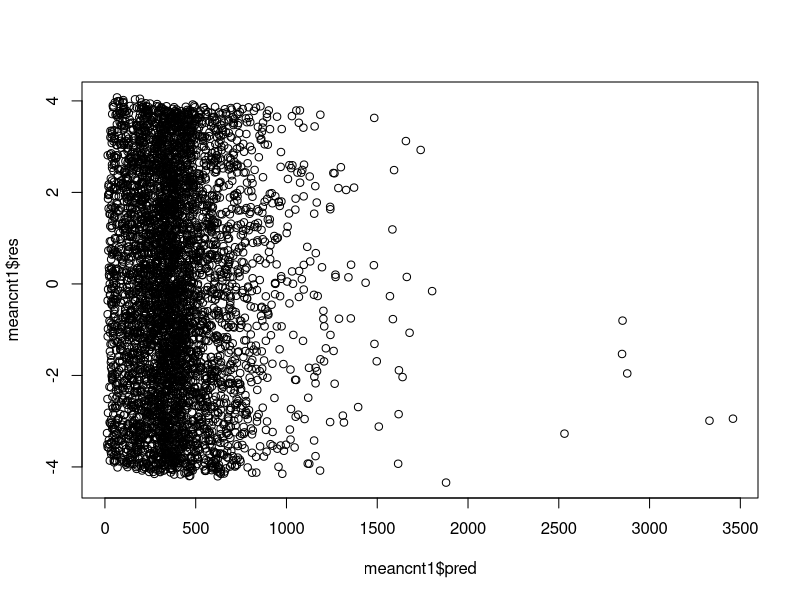

This chart was generated by the following R code:

setwd("E:\\HHges - Mkt Anyts\\BITS Pilani Bussiness Anallytics\\03. Linear Regression")
getwd()

library(dplyr)
library(car)
file.data <- read.csv("InsuranceLosses.csv")

summary(file.data)

set.seed(5)
s1 <- sample(1:nrow(file.data), 0.7*nrow(file.data))
data.train <- file.data[s1,]
data.test <- file.data[-s1,]

head(file.data)
names(file.data)
fit.train <- lm(Losses ~ Age+Years.of.Driving.Experience+
                  Number.of.Vehicles+Gender+
                  as.factor(Married)+Vehicle.Age+                           
                  Fuel_type_D+ 
                  Income   
                , data=data.train[,-c(1)])
library(car)
vif(fit.train)
names(data.train)
fit.train <- lm(Losses ~ Years.of.Driving.Experience+
                  Number.of.Vehicles+Gender+
                  as.factor(Married)+Vehicle.Age+                           
                  Fuel_type_D+ 
                  Income   
                , data=data.train[,-c(1,2)])
vif(fit.train)


summary(fit.train)

fit.final <- lm(Losses ~ 
                Vehicle.Age+                           
                  Fuel_type_D+ 
                  Income   
                , data=data.train[,-c(1)])

summary(fit.final)

fitted(fit.final)
summary(fit.final)$r.squared #R-square Value 



meancnt1=data.test
meancnt1$pred = 
  8.187 + 
  -0.01376*meancnt1$Vehicle.Age+
  0.2405*meancnt1$Fuel_type_D+
  0.01999*meancnt1$Income
  


meancnt1$res = meancnt1$pred - meancnt1$Losses
head(meancnt1)
meancnt1$abs_res = abs(meancnt1$res)
meancnt1$mape = 100*meancnt1$abs_res/meancnt1$Losses
(MAPE_Percentage =mean(meancnt1$mape))

# Plot Y-pred vs. Error to ensure there is no pattern
plot(meancnt1$pred,meancnt1$res)
